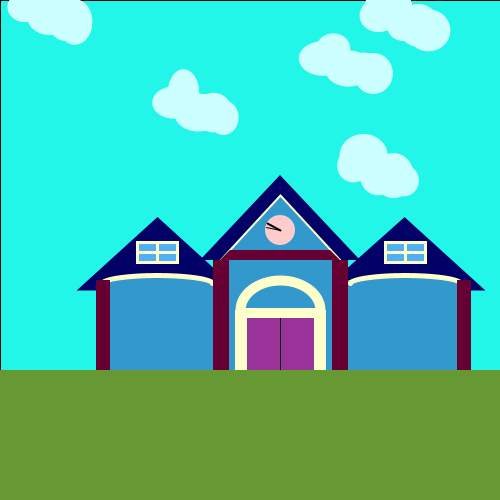
Frame 1 (no input)
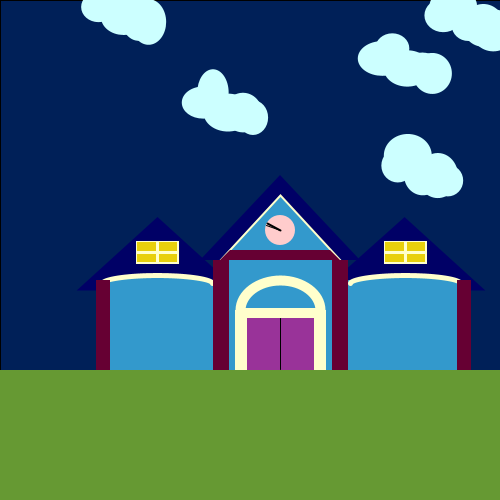
Frame 60 (the mouse pressed at the canvas centre just before this capture)
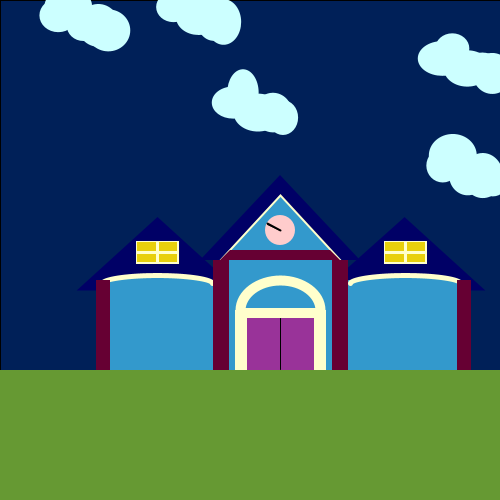
Frame 120 (the mouse held since frame 60 and released just before this capture)

The Processing sketch that drew these frames (run headless with seeded random() and noise(); from frame 60 on, the mouse is pressed at the canvas centre):

// Processing sketch: processing_131669
// ── processing_131669.pde

//Nicolette Hashey
//House
//1/22/2014

clouds c,c1,c2,c3,c4;

int w=250;
int h=250;
int triwidth=120;
int triheight= 110;
int cwidth=16;
int cheight=110;
int scolwidth=12;
int scolheight=60;
int bottom=370;
int addupleftx=100;
int adduplefty=280;
int addlefth=90;
int addleftcenterx=157;
int addtopwindowy=242;
float x = 0;
boolean night=true;
color bday=color(35,255,239);
color b=#99FFCC;
float hour=0;
int radius = 14;
//int sunradius=
int clockx=280;
int clocky=230;
float nighta;

// Sun Variables
int sunRadius = 40;      // size of the sun
int xStart = -sunRadius; // The initial x position
int yStart = 20;         // The initial y position
float xSun = xStart;     // the x position of the sun
float ySun = yStart;     // the y position of the sun

// Arc variables
float t = 0;   // Start time
float duration = 60 * 1000; // Complete a full circle every 60 seconds
float conversionFactor = 10 * 3.14 / duration; // A full circle (2*pi) occurs every duration milliseconds



void setup() {
  size(500, 500);
  c = new clouds();
  c1 = new clouds();
  c2 = new clouds();
  c3 = new clouds();
  c4 = new clouds();
}

void draw() {
  nighta= map(ySun,0,500,0,255);
  color bnight=color(0,32,88,nighta); 
  background(bday);
    fill(bnight);
    rect(0,0,width,height);
  
  if(x>500){
    x=0;
  }
  //this is supposed to change the background color each time the sun reaches the right side of the window
    //if(night=false){
      //x=0;
      //b=bday;
      //night=true;
    //}
    //if(night=true){
      //x=0;
      //b=bnight;
      //night=false;
    //}
 // }
  
  //clouds
    c.makeCloud(1);
    c1.makeCloud(.5);
    c2.makeCloud(1.25);
    c3.makeCloud(.75);
    c4.makeCloud(1.1);
  
  //sun
  sun();

  //ground
  fill(#669933);
  noStroke();
  rect(0, 370, 500, 500);


  //left addition roof
  fill(#000066);
  stroke(#000066);
  strokeWeight(20);
  triangle(addleftcenterx-55, adduplefty, addleftcenterx+55, adduplefty, addleftcenterx, 230);

  //left addition
  fill(#3399CC);
  noStroke();
  rect(addupleftx, adduplefty, triwidth-7, addlefth);

  //left addition rounded top
  fill(#3399CC);
  stroke(#FFFFCC);
  strokeWeight(5);
  arc(addleftcenterx, adduplefty+3, triwidth-10, 15, PI, 2*PI);

  //left addition column
  noStroke();
  fill(#660033);
  rect(addupleftx-4, adduplefty, cwidth-2, cheight-20);

  //left addition horizontal
  //fill(#FFFFCC);
  //rect(addupleftx, adduplefty, 113, cwidth-8);

  //left addition upper window
  fill(73,175,255);
  stroke(#FFFFCC);
  strokeWeight(3);
  rect(addleftcenterx-20, addtopwindowy, 40, 20);
  fill(232,208,12,nighta);
  noStroke();
  rect(addleftcenterx-20, addtopwindowy, 40, 20);

  //left addition upper window lines
  stroke(#FFFFCC);
  strokeWeight(3);
  line(addleftcenterx, addtopwindowy, addleftcenterx, addtopwindowy+20);
  line(addleftcenterx-20, addtopwindowy+10, addleftcenterx+20, addtopwindowy+10);




  //right addition roof
  fill(#000066);
  stroke(#000066);
  strokeWeight(20);
  triangle(addleftcenterx+191, adduplefty, addleftcenterx+302, adduplefty, addleftcenterx+247, 230);

  //right addition
  fill(#3399CC);
  noStroke();
  rect(addupleftx+248, adduplefty, triwidth-7, addlefth);

  //right addition rounded top
  fill(#3399CC);
  stroke(#FFFFCC);
  strokeWeight(5);
  arc(addleftcenterx+248, adduplefty+3, triwidth-10, 15, PI, 2*PI);

  //right addition column
  noStroke();
  fill(#660033);
  rect(addupleftx+357, adduplefty, cwidth-2, cheight-20);

  //right addition horizontal
  //fill(#FFFFCC);
  //rect(addupleftx+249, adduplefty, 113, cwidth-8);

  //right addition upper window
  fill(73,175,255);
  stroke(#FFFFCC);
  strokeWeight(3);
  rect(addleftcenterx+228, addtopwindowy, 40, 20);
  fill(232,208,12,nighta);
  noStroke();
  rect(addleftcenterx+228, addtopwindowy, 40, 20);

  //right addition upper window lines
  stroke(#FFFFCC);
  strokeWeight(3);
  line(addleftcenterx+248, addtopwindowy, addleftcenterx+248, addtopwindowy+20);
  line(addleftcenterx+228, addtopwindowy+10, addleftcenterx+268, addtopwindowy+10);

  //roof
  fill(#000066);
  noStroke();
  triangle(200, 260, 360, 260, 280, 175);

  //roof interior
  fill(#3399CC);
  stroke(#FFFFCC);
  strokeWeight(2);
  triangle(220, 260, 340, 260, 280, 195);

  //main blue center
  noStroke();
  fill(#3399CC);
  rect(220, 260, triwidth, triheight);

  //clock
  clock();

  //front horizontal bar
  noStroke();
  fill(#660033);
  quad(220, 260, 340, 260, 330, 250, 230, 250);

  //left column
  fill(#660033);
  rect(213, 260, cwidth, cheight);

  //right column
  fill(#660033);
  rect(332, 260, cwidth, cheight);

  //arc above door
  stroke(#FFFFCC);
  strokeWeight(10);
  noFill();
  arc(280, 310, 80, 60, PI, 2*PI);

  //left door column
  fill(#FFFFCC);
  noStroke();
  rect(235, 310, scolwidth, scolheight);

  //right door column
  fill(#FFFFCC);
  rect(314, 310, scolwidth, scolheight);

  //door overhead horizontal
  fill(#FFFFCC);
  rect(238, 308, 84, 10);

  //door
  fill(#993399);
  rect(247, 318, 67, scolheight-8);
  stroke(0);
  strokeWeight(1);
  line(280, 318, 280, bottom-1);
  
  //shrubbery
  
}

void clock(){
  //clock
  fill(#FFCCCC);
  ellipse(280, 230, 30,30);
  //start at 12 o'clock;
  // subtract HALF_PI to make them start at the top
  float m = map(second(), 0, 60, 0, TWO_PI);
  float h = map(minute() + norm(second(), 0, 60), 0, 60, 0, TWO_PI); 
  //clock hands
  stroke(0);
  strokeWeight(1);
  line(clockx, clocky, clockx + cos(m) * radius, clocky + sin(m) * radius);
  strokeWeight(2);
  line(clockx, clocky, clockx + cos(h) * radius, clocky + sin(h) * radius);
  //line(280,230,cos(hour),sin(hour));
  hour++;
}

void sun(){
  //sun
  
  fill(#FFCC33);
  noStroke();
  ellipse(xSun, ySun, 75, 75);
  //ellipse(xSun, ySun, sunRadius, sunRadius);
  hour++;
  
  // Convert t to radians
  t = millis() * conversionFactor;

  // Use the parametric form for an ellipse. This method uses constant angular velocity
  float Rx = width/1.25 + sunRadius/2;
  float Ry = height/2 - sunRadius/2;
  float centerX = width/2;
  float centerY = 370;
  
  xSun = cos(t) * Rx + centerX;
  ySun = sin(t) * Ry + centerY;
  
}


class clouds{
//clouds
    float cx=random(0,500);
    float cy=random(0,225);
    float cw=random(30,50);
    float ch=random(30,50);
    float cw2=random(30,50);
    float ch2=random(30,50);
    float cw3=random(30,50);
    float ch3=random(30,50);
    float cw4=random(30,50);
    float ch4=random(30,50);
    float cw5=random(30,50);
    float ch5=random(30,50);
  
  clouds(){
    
  }
  void makeCloud(float b){
    if(cx>450){
      cx=0;
    }
      noStroke();
      fill(#CCFFFF);
      ellipse(cx,cy,cw,ch);
      ellipse(cx+25,cy+10,cw2,ch2);
      ellipse(cx+50,cy+15,cw3,ch3);
      ellipse(cx+40,cy+10,cw4,ch4);
      ellipse(cx+10,cy-10,cw5,ch5);
      cx+=b;
  }
}
